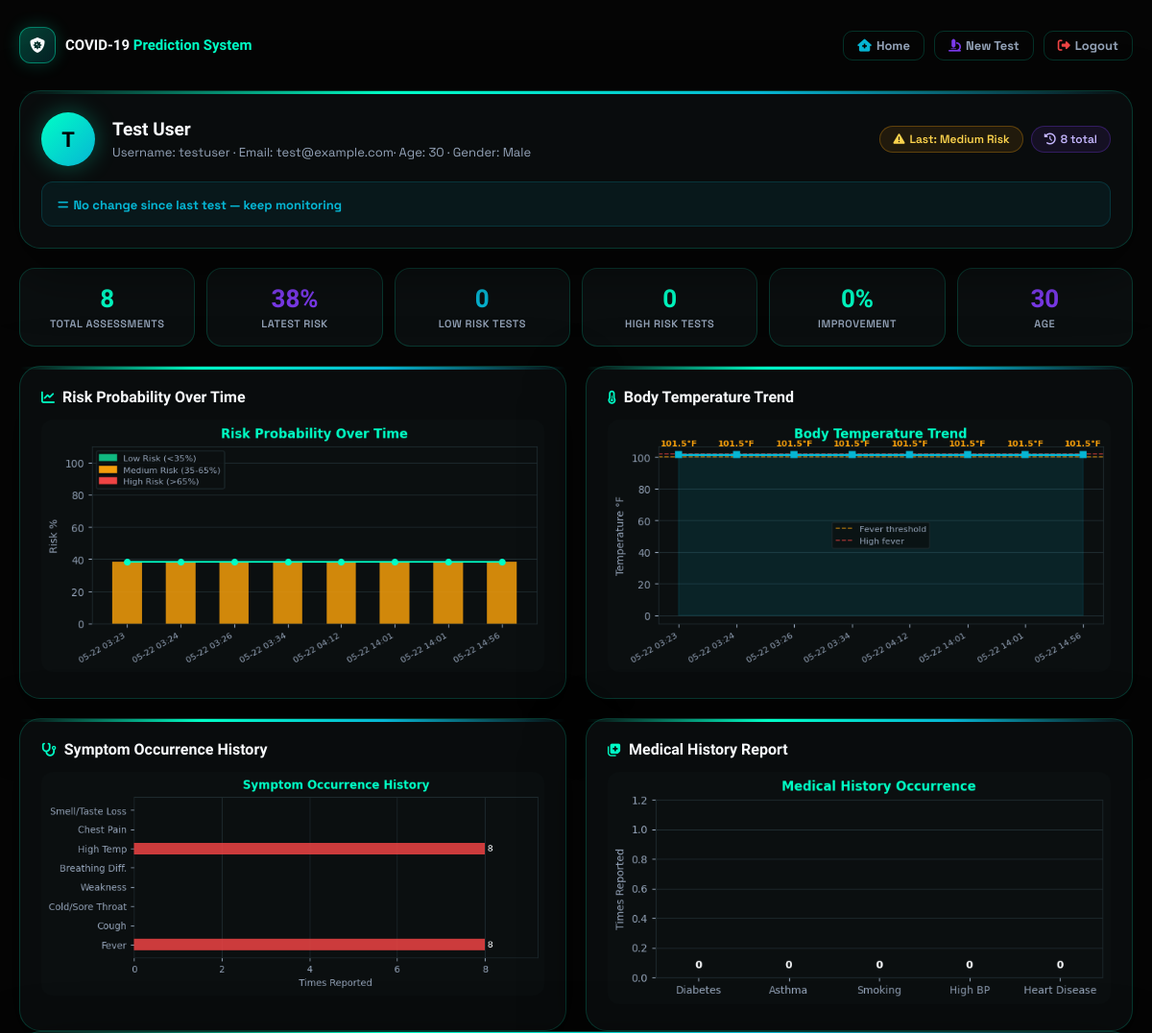
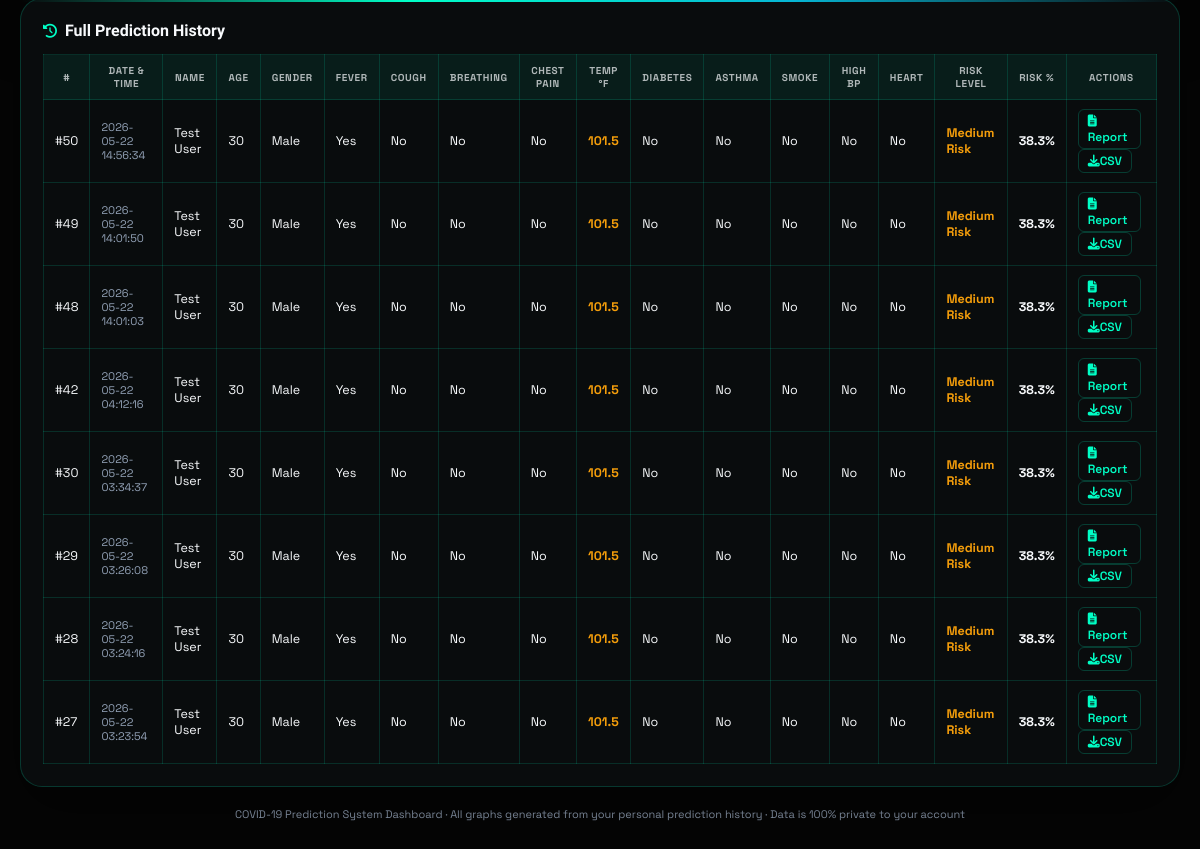
Page /dashboard (signed in) on the committed database (2 pictures, top to bottom).
### tables this page shows
CREATE TABLE users (
            id          INTEGER PRIMARY KEY AUTOINCREMENT,
            full_name   TEXT    NOT NULL DEFAULT '',
            username    TEXT    NOT NULL UNIQUE,
            email       TEXT    NOT NULL DEFAULT '',
            password    TEXT    NOT NULL,
            age         INTEGER NOT NULL DEFAULT 25,
            gender      TEXT    NOT NULL DEFAULT 'Male',
            created_at  TEXT    NOT NULL
        );

CREATE TABLE predictions (
            id                  INTEGER PRIMARY KEY AUTOINCREMENT,
            user_id             INTEGER,
            created_at          TEXT    NOT NULL,
            name                TEXT    NOT NULL DEFAULT '',
            phone               TEXT    NOT NULL DEFAULT '',
            email               TEXT    NOT NULL DEFAULT '',
            address             TEXT    NOT NULL DEFAULT '',
            age                 INTEGER NOT NULL DEFAULT 35,
            gender              TEXT    NOT NULL DEFAULT 'Male',
            fever               TEXT    NOT NULL DEFAULT 'No',
            cough               TEXT    NOT NULL DEFAULT 'No',
            cold_sore_throat    TEXT    NOT NULL DEFAULT 'No',
            weakness            TEXT    NOT NULL DEFAULT 'No',
            breathing_difficulty TEXT   NOT NULL DEFAULT 'No',
            high_temperature    TEXT    NOT NULL DEFAULT 'No',
            temperature_f       REAL    NOT NULL DEFAULT 98.6,
            chest_pain          TEXT    NOT NULL DEFAULT 'No',
            loss_smell_taste    TEXT    NOT NULL DEFAULT 'No',
            diabetes            TEXT    NOT NULL DEFAULT 'No',
            asthma              TEXT    NOT NULL DEFAULT 'No',
            smoke               TEXT    NOT NULL DEFAULT 'No',
            high_blood_pressure TEXT    NOT NULL DEFAULT 'No',
            heart_disease       TEXT    NOT NULL DEFAULT 'No',
            risk_label          TEXT    NOT NULL DEFAULT 'Low Risk',
            risk_probability    REAL    NOT NULL DEFAULT 0,
            prediction          INTEGER NOT NULL DEFAULT 0,
            recommendation      TEXT    NOT NULL DEFAULT '',
            fallback            INTEGER NOT NULL DEFAULT 0
        );

### api/app.py (the view)
@app.get("/dashboard")
def user_dashboard():
    if not is_logged_in():
        return redirect(url_for("login_page"))
    user  = current_user()
    rows  = prediction_rows(user_id=user["id"])
    records = [dict(r) for r in rows]
    improvement = None
    if len(records) >= 2:
        latest = records[0]["risk_probability"]
        prev   = records[1]["risk_probability"]
        improvement = round(prev - latest, 2)   # positive = improved
    graphs = generate_dashboard_graphs(records)
    return render_template("customer_dashboard.html",
                           user=user,
                           records=records,
                           improvement=improvement,
                           logged_in=True,
                           graphs=graphs)

### api/templates/customer_dashboard.html (shortened to what this page needs)
<!doctype html>
<html lang="en">
  <head>
    <link
      rel="stylesheet"
      href="https://cdnjs.cloudflare.com/ajax/libs/font-awesome/6.4.0/css/all.min.css"
    />
  </head>
  <body>
    <div class="top-bar">
      <div class="brand">
        <div class="mark"><i class="fa-solid fa-shield-virus"></i></div>
        <strong>COVID-19 <em>Prediction System</em></strong>
      </div>
      <div class="nav-links">
        <a href="/"><i class="fa-solid fa-house-medical" style="margin-right:5px;color:var(--cyan);"></i>Home</a>
        <a href="/"><i class="fa-solid fa-microscope" style="margin-right:5px;color:var(--purple);"></i>New Test</a>
        <a href="/logout"><i class="fa-solid fa-right-from-bracket" style="margin-right:5px;color:var(--danger);"></i>Logout</a>
      </div>
    </div>
    <div class="card">
      <div class="profile">
        <div class="avatar">{{ user.full_name[0] if user.full_name else user.username[0] | upper }}</div>
        <div class="meta">
          <div class="name">{{ user.full_name or user.username }}</div>
          <div class="sub">
            Username: {{ user.username }} &middot;
            {% if user.email %}Email: {{ user.email }}&middot;{% endif %}
            Age: {{ user.age | default('N/A') }} &middot; Gender: {{ user.gender | default('N/A') }}
          </div>
        </div>
        <div class="pills">
          {% if records and records|length %}
          {% set latest_record = records[0] %}
          {% set lbl = latest_record.risk_label | lower %}
          {% if 'high' in lbl %}
          <span class="pill high"><i class="fa-solid fa-circle-exclamation" style="margin-right:5px;"></i>Last: {{ latest_record.risk_label }}</span>
          {% elif 'medium' in lbl %}
          <span class="pill medium"><i class="fa-solid fa-triangle-exclamation" style="margin-right:5px;"></i>Last: {{ latest_record.risk_label }}</span>
          {% else %}
          <span class="pill low"><i class="fa-solid fa-circle-check" style="margin-right:5px;"></i>Last: {{ latest_record.risk_label }}</span>
          {% endif %}
          {% else %}
          <span class="pill medium"><i class="fa-solid fa-circle-info" style="margin-right:5px;"></i>No predictions yet</span>
          {% endif %}
          <span class="pill" style="background:rgba(124,58,237,.1);border-color:rgba(124,58,237,.3);color:#c4b5fd;">
            <i class="fa-solid fa-clock-rotate-left" style="margin-right:5px;"></i>{{ records|length }} total
          </span>
        </div>
      </div>
      {% if records and records|length >= 2 %}
      {% set imp_val = improvement %}
      {% if imp_val > 0 %}
      <div style="margin-top:16px;padding:12px 16px;border-radius:12px;background:rgba(16,185,129,.07);border:1px solid rgba(16,185,129,.18);">
        <div style="display:flex;justify-content:space-between;align-items:center;margin-bottom:6px;">
          <span style="color:var(--success);font-weight:700;font-size:13px;">
            <i class="fa-solid fa-arrow-trend-up" style="margin-right:5px;"></i>Health Improved
          </span>
          <span style="color:var(--success);font-weight:800;font-size:16px;">{{ imp_val }}% better than last test</span>
        </div>
        <div class="improve-bar"><div class="improve-fill" style="width:{{ imp_val * 4 }}%;"></div></div>
      </div>
      {% else %}
      <div style="margin-top:16px;padding:12px 16px;border-radius:12px;background:rgba(6,182,212,.07);border:1px solid rgba(6,182,212,.18);">
        <span style="color:var(--cyan);font-weight:700;font-size:13px;">
          <i class="fa-solid fa-equals" style="margin-right:5px;"></i>No change since last test — keep monitoring
        </span>
      </div>
      {% endif %}
      {% endif %}
    </div>
    <div class="stats-row">
      <div class="stat-card">
        <div class="val ng">{{ records|length }}</div>
        <div class="lbl">Total Assessments</div>
      </div>
      {% if records and records|length %}
      {% set latest2 = records[0] %}
      <div class="stat-card">
        <div class="val {% if 'high' in (latest2.risk_label | lower) %}red{% elif 'medium' in (latest2.risk_label | lower) %}prp{% else %}ng{% endif %}">
          {{ latest2.risk_probability | round(0) | int }}%
        </div>
        <div class="lbl">Latest Risk</div>
      </div>
      {% set low_count = records | selectattr('risk_label','equalto','Low Risk') | list | length %}
      <div class="stat-card">
        <div class="val cyan">{{ low_count }}</div>
        <div class="lbl">Low Risk Tests</div>
      </div>
      {% set hi_count = records | selectattr('risk_label','equalto','High Risk') | list | length %}
      <div class="stat-card">
        <div class="val {% if hi_count > 0 %}red{% else %}ng{% endif %}">{{ hi_count }}</div>
        <div class="lbl">High Risk Tests</div>
      </div>
      {% if improvement is not none %}
      {% set imp_val = improvement %}
      <div class="stat-card">
        <div class="val {% if imp_val > 0 %}cyan{% elif imp_val < 0 %}red{% else %}ng{% endif %}">
          {{ "%.0f" | format(imp_val) }}%
        </div>
        <div class="lbl">Improvement</div>
      </div>
      {% endif %}
      {% endif %}
      <div class="stat-card">
        <div class="val prp">{{ user.age | default('—') }}</div>
        <div class="lbl">Age</div>
      </div>
    </div>
    {% if graphs %}
    <div class="graphs-grid">
      {% if graphs.risk_trend %}
      <div class="graph-card card">
        <div class="card-title"><i class="fa-solid fa-chart-line"></i> Risk Probability Over Time</div>
        <img alt="Risk Probability Trend" />
      </div>
      {% endif %}
      {% if graphs.temperature %}
      <div class="graph-card card">
        <div class="card-title"><i class="fa-solid fa-temperature-half"></i> Body Temperature Trend</div>
        <img alt="Temperature Trend" />
      </div>
      {% endif %}
      {% if graphs.symptoms %}
      <div class="graph-card card">
        <div class="card-title"><i class="fa-solid fa-stethoscope"></i> Symptom Occurrence History</div>
        <img alt="Symptom History" />
      </div>
      {% endif %}
      {% if graphs.medical_history %}
      <div class="graph-card card">
        <div class="card-title"><i class="fa-solid fa-notes-medical"></i> Medical History Report</div>
        <img alt="Medical History" />
      </div>
      {% endif %}
    </div>
    {% endif %}
    <div class="card">
      <div class="card-title"><i class="fa-solid fa-clock-rotate-left"></i> Full Prediction History</div>
      {% if records and records|length %}
      <div class="table-wrap">
      <table>
        <thead>
          <tr>
            <th>#</th>
            <th>Date &amp; Time</th>
            <th>Name</th>
            <th>Age</th>
            <th>Gender</th>
            <th>Fever</th>
            <th>Cough</th>
            <th>Breathing</th>
            <th>Chest Pain</th>
            <th>Temp °F</th>
            <th>Diabetes</th>
            <th>Asthma</th>
            <th>Smoke</th>
            <th>High BP</th>
            <th>Heart</th>
            <th>Risk Level</th>
            <th>Risk %</th>
            <th>Actions</th>
          </tr>
        </thead>
        <tbody>
        {% for r in records %}
          {% set rl = r.risk_label | lower %}
          <tr>
            <td>#{{ r.id }}</td>
            <td style="color:var(--muted);font-size:11px;">{{ r.created_at }}</td>
            <td>{{ r.name or '—' }}</td>
            <td>{{ r.age }}</td>
            <td>{{ r.gender }}</td>
            <td>{{ r.fever }}</td>
            <td>{{ r.cough }}</td>
            <td>{{ r.breathing_difficulty }}</td>
            <td>{{ r.chest_pain }}</td>
            <td style="font-weight:700;color:{% if (r.temperature_f or 98) >= 102 %}#ef4444{% elif (r.temperature_f or 98) >= 100.4 %}#f59e0b{% else %}#10b981{% endif %};">{{ "%.1f" | format(r.temperature_f or 98.6) }}</td>
            <td>{{ r.diabetes }}</td>
            <td>{{ r.asthma }}</td>
            <td>{{ r.smoke }}</td>
            <td>{{ r.high_blood_pressure }}</td>
            <td>{{ r.heart_disease }}</td>
            <td class="risk-{{ 'high' if 'high' in rl else 'medium' if 'medium' in rl else 'low' }}">{{ r.risk_label }}</td>
            <td style="font-weight:700;">{{ "%.1f" | format(r.risk_probability) }}%</td>
            <td>
              <a class="action-btn" href="/report/{{ r.id }}"><i class="fa-solid fa-file-lines"></i>Report</a>
              <a class="action-btn" href="/download/{{ r.id }}"><i class="fa-solid fa-download"></i>CSV</a>
            </td>
          </tr>
        {% endfor %}
        </tbody>
      </table>
      </div>
      {% endif %}
    </div>
    <div style="text-align:center;color:var(--muted);font-size:11px;margin-top:8px;padding:0 12px;">
      COVID-19 Prediction System Dashboard &middot; All graphs generated from your personal prediction history &middot; Data is 100% private to your account
    </div>
  </body>
</html>

### rows in the picture
users: full_name "T", full_name "Test User", username "testuser", email "test@example.com", age "30", gender "Male"
predictions: risk_label "Medium Risk", risk_probability "38", id "50", created_at "2026-05-22 14:56:34", name "Test User", age "30", gender "Male", fever "Yes", cough "No", breathing_difficulty "No", chest_pain "No", temperature_f "101.5", diabetes "No", asthma "No", smoke "No", high_blood_pressure "No", heart_disease "No", risk_probability "38.3"
predictions: id "49", created_at "2026-05-22 14:01:50", name "Test User", age "30", gender "Male", fever "Yes", cough "No", breathing_difficulty "No", chest_pain "No", temperature_f "101.5", diabetes "No", asthma "No", smoke "No", high_blood_pressure "No", heart_disease "No", risk_label "Medium Risk", risk_probability "38.3"
predictions: id "48", created_at "2026-05-22 14:01:03", name "Test User", age "30", gender "Male", fever "Yes", cough "No", breathing_difficulty "No", chest_pain "No", temperature_f "101.5", diabetes "No", asthma "No", smoke "No", high_blood_pressure "No", heart_disease "No", risk_label "Medium Risk", risk_probability "38.3"
predictions: id "42", created_at "2026-05-22 04:12:16", name "Test User", age "30", gender "Male", fever "Yes", cough "No", breathing_difficulty "No", chest_pain "No", temperature_f "101.5", diabetes "No", asthma "No", smoke "No", high_blood_pressure "No", heart_disease "No", risk_label "Medium Risk", risk_probability "38.3"
predictions: id "30", created_at "2026-05-22 03:34:37", name "Test User", age "30", gender "Male", fever "Yes", cough "No", breathing_difficulty "No", chest_pain "No", temperature_f "101.5", diabetes "No", asthma "No", smoke "No", high_blood_pressure "No", heart_disease "No", risk_label "Medium Risk", risk_probability "38.3"
predictions: id "29", created_at "2026-05-22 03:26:08", name "Test User", age "30", gender "Male", fever "Yes", cough "No", breathing_difficulty "No", chest_pain "No", temperature_f "101.5", diabetes "No", asthma "No", smoke "No", high_blood_pressure "No", heart_disease "No", risk_label "Medium Risk", risk_probability "38.3"
predictions: id "28", created_at "2026-05-22 03:24:16", name "Test User", age "30", gender "Male", fever "Yes", cough "No", breathing_difficulty "No", chest_pain "No", temperature_f "101.5", diabetes "No", asthma "No", smoke "No", high_blood_pressure "No", heart_disease "No", risk_label "Medium Risk", risk_probability "38.3"
predictions: id "27", created_at "2026-05-22 03:23:54", name "Test User", age "30", gender "Male", fever "Yes", cough "No", breathing_difficulty "No", chest_pain "No", temperature_f "101.5", diabetes "No", asthma "No", smoke "No", high_blood_pressure "No", heart_disease "No", risk_label "Medium Risk", risk_probability "38.3"

### other values in the picture
{{ records|length }} "8"
{{ low_count }} "0"
{{ hi_count }} "0"
{{ "%.0f" | format(imp_val) }} "0"
